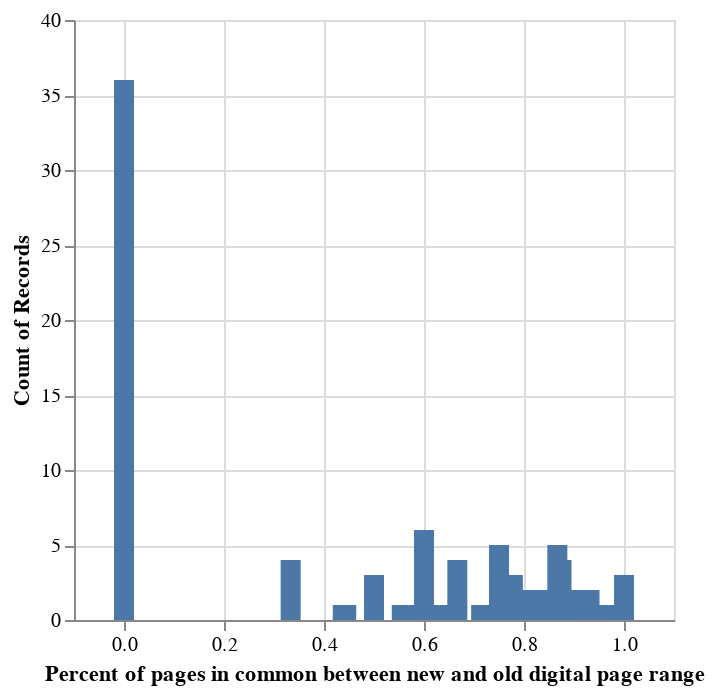

The notebook cell saved with this chart:
### Code cell
alt.Chart(changed_pages).mark_bar(width=10).encode(
    x=alt.X(
        "pct_common_pages",
        title="Percent of pages in common between new and old digital page range",
    ),
    y="count()",
)
